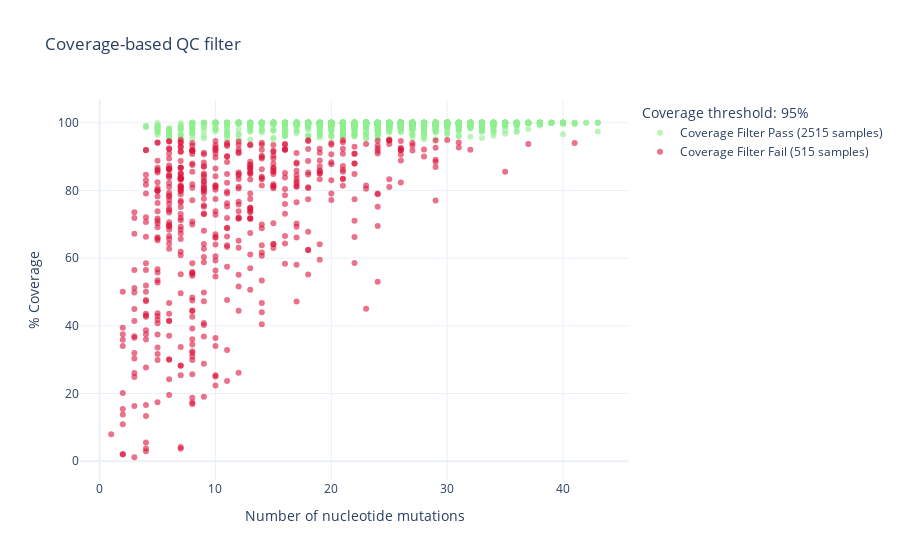

Notebook code cell kept with this figure:
### Code cell
cov_filter = 95
num_passed = data_df[data_df['COVERAGE']>cov_filter].shape[0]
num_failed = data_df[data_df['COVERAGE']<cov_filter].shape[0]
fig = go.Figure(
        data=go.Scatter(y=data_df.loc[(data_df['COVERAGE']>cov_filter)]['COVERAGE'], 
                        x=data_df.loc[(data_df['COVERAGE']>cov_filter)]['num_nt_muts'],
                        name=f'Coverage Filter Pass ({num_passed} samples)',
                        mode='markers',
                        text=data_df.loc[(data_df['COVERAGE']>cov_filter)][['SAMPLE_ID', 'AVG_DEPTH', 'COVERAGE', 
                                                                              'num_nt_muts', 'mapped', 'trimmed_count']],
                        hovertemplate="<b>Sample: %{text[0]}</b><br>" +
                                      "<b>Avg depth: %{text[1]}</b><br>" +
                                      "<b>Coverage: %{text[2]}</b><br>" +
                                      "<b>Number of nt mutations: %{text[3]}</b><br>" +
                                      "<b>Number of mapped reads: %{text[4]}</b><br>" +
                                      "<b>Number of trimmed reads: %{text[5]}</b><br>",
                        marker_color='rgba(144,238,144,.6)'))
fig.add_trace(
        go.Scatter(y=data_df.loc[(data_df['COVERAGE']<cov_filter)]['COVERAGE'], 
                        x=data_df.loc[(data_df['COVERAGE']<cov_filter)]['num_nt_muts'],
                        name=f'Coverage Filter Fail ({num_failed} samples)',
                        mode='markers',
                        text=data_df.loc[(data_df['COVERAGE']<cov_filter)][['SAMPLE_ID', 'AVG_DEPTH', 'COVERAGE', 
                                                'num_nt_muts', 'mapped', 'trimmed_count']],
                        hovertemplate="<b>Sample: %{text[0]}</b><br>" +
                                      "<b>Avg depth: %{text[1]}</b><br>" +
                                      "<b>Coverage: %{text[2]}</b><br>" +
                                      "<b>Number of nt mutations: %{text[3]}</b><br>" +
                                      "<b>Number of mapped reads: %{text[4]}</b><br>" +
                                      "<b>Number of trimmed reads: %{text[5]}</b><br>",
                        marker_color='rgba(220,20,60,.6)'))
fig.update_layout(title=f'Coverage-based QC filter',
                  legend_title_text=f'Coverage threshold: {cov_filter}%',
                  yaxis_title=f'% Coverage', 
                  xaxis_title='Number of nucleotide mutations',
                  template='plotly_white', autosize=True)
fig.write_html('/valhalla/ancestral_anomaly/coverage_plot.html')
fig.show()

### Figure 1 — Plotly figure (JSON) as saved in the notebook; plotly's stock layout.template omitted (floating-point values rounded to 4 significant figures; data arrays with more than 128 entries replaced by an {"elided": "..."} marker saying what was removed)
{"data": [{"hovertemplate": "<b>Sample: %{text[0]}</b><br><b>Avg depth: %{text[1]}</b><br><b>Coverage: %{text[2]}</b><br><b>Number of nt mutations: %{text[3]}</b><br><b>Number of mapped reads: %{text[4]}</b><br><b>Number of trimmed reads: %{text[5]}</b><br>", "marker": {"color": "rgba(144,238,144,.6)"}, "mode": "markers", "name": "Coverage Filter Pass (2515 samples)", "text": {"elided": "2515x6 mixed values"}, "type": "scatter", "x": {"elided": "2515 int values"}, "y": {"elided": "2515 float values"}}, {"hovertemplate": "<b>Sample: %{text[0]}</b><br><b>Avg depth: %{text[1]}</b><br><b>Coverage: %{text[2]}</b><br><b>Number of nt mutations: %{text[3]}</b><br><b>Number of mapped reads: %{text[4]}</b><br><b>Number of trimmed reads: %{text[5]}</b><br>", "marker": {"color": "rgba(220,20,60,.6)"}, "mode": "markers", "name": "Coverage Filter Fail (515 samples)", "text": {"elided": "515x6 mixed values"}, "type": "scatter", "x": {"elided": "515 int values"}, "y": {"elided": "515 float values"}}], "layout": {"autosize": true, "legend": {"title": {"text": "Coverage threshold: 95%"}}, "title": {"text": "Coverage-based QC filter"}, "xaxis": {"title": {"text": "Number of nucleotide mutations"}}, "yaxis": {"title": {"text": "% Coverage"}}}}
